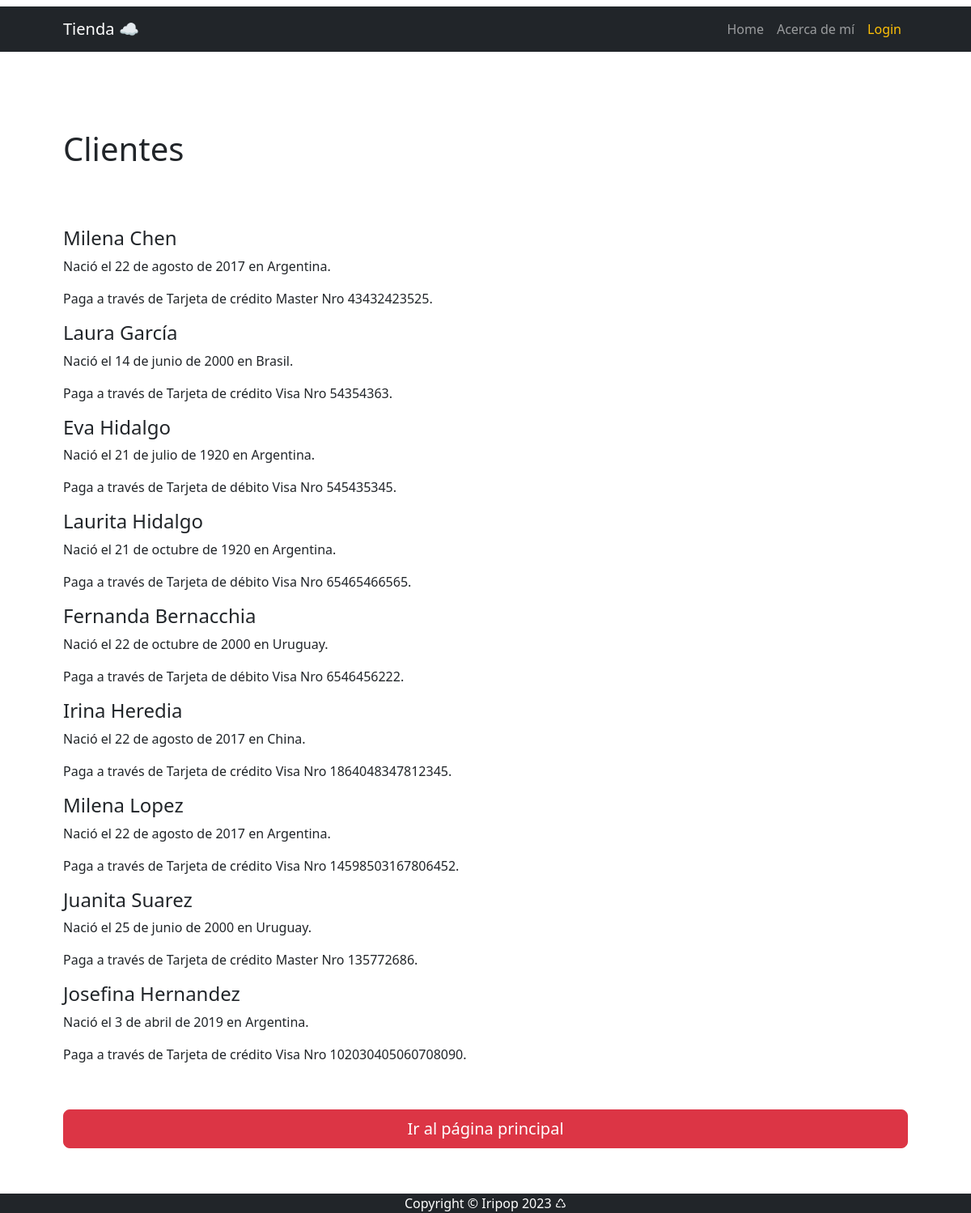
/clientes/, run on the app's committed database.
### apps/CORE/models.py (models this page shows, shortened)
class Cliente(models.Model):
    pais_origen_id=models.ForeignKey(Pais, on_delete=models.SET_NULL, null=True)
    apellido=models.CharField(max_length=50)
    nombre=models.CharField(max_length=50)
    nacimiento= models.DateField(null=True) # opcional
    medio_id=models.ForeignKey(Mediodepago, on_delete=models.SET_NULL, null=True)
    nrotarjeta=models.IntegerField(null=True)

class Pais(models.Model):
    nombre=models.CharField(max_length=50)
    def __str__(self):
        return self.nombre
    class Meta:
        verbose_name_plural = "Países"

class Mediodepago(models.Model):
    medio=models.CharField(max_length=25)
    def __str__(self):
        return self.medio

### apps/CORE/views.py (the view)
# urls.py: path("clientes/", views.clientes, name="clientes"),
def clientes(request):
    clientes_registros = Cliente.objects.all()
    contexto = {"clientes": clientes_registros}
    return render(request, "CORE/clientes.html", contexto)

### apps/CORE/templates/CORE/clientes.html
{% extends 'CORE/index.html' %}
{% block INDEX_TITULO %}
    Clientes
{% endblock INDEX_TITULO %}
{% block INDEX_CONTENIDO %}
    {% for cliente in clientes %}
    <h4>{{ cliente.nombre }} {{ cliente.apellido }}</h4>
    <p>Nació el {{ cliente.nacimiento }} en {{ cliente.pais_origen_id }}.</p>
    <p>Paga a través de {{ cliente.medio_id }} Nro {{ cliente.nrotarjeta }}.</p>
    {% endfor %}
    <br><p>
    {% include 'CORE/index_back.html' %}</p></br>
{% endblock INDEX_CONTENIDO %}

### data on the page
Cliente: nombre "Milena", apellido "Chen", nacimiento "22 de agosto de 2017", pais_origen_id "Argentina", medio_id "Tarjeta de crédito Master", nrotarjeta "43432423525"
Cliente: nombre "Laura", apellido "García", nacimiento "14 de junio de 2000", pais_origen_id "Brasil", medio_id "Tarjeta de crédito Visa", nrotarjeta "54354363"
Cliente: nombre "Eva", apellido "Hidalgo", nacimiento "21 de julio de 1920", pais_origen_id "Argentina", medio_id "Tarjeta de débito Visa", nrotarjeta "545435345"
Cliente: nombre "Laurita", apellido "Hidalgo", nacimiento "21 de octubre de 1920", pais_origen_id "Argentina", medio_id "Tarjeta de débito Visa", nrotarjeta "65465466565"
Cliente: nombre "Fernanda", apellido "Bernacchia", nacimiento "22 de octubre de 2000", pais_origen_id "Uruguay", medio_id "Tarjeta de débito Visa", nrotarjeta "6546456222"
Cliente: nombre "Irina", apellido "Heredia", nacimiento "22 de agosto de 2017", pais_origen_id "China", medio_id "Tarjeta de crédito Visa", nrotarjeta "1864048347812345"
Cliente: nombre "Milena", apellido "Lopez", nacimiento "22 de agosto de 2017", pais_origen_id "Argentina", medio_id "Tarjeta de crédito Visa", nrotarjeta "14598503167806452"
Cliente: nombre "Juanita", apellido "Suarez", nacimiento "25 de junio de 2000", pais_origen_id "Uruguay", medio_id "Tarjeta de crédito Master", nrotarjeta "135772686"
Cliente: nombre "Josefina", apellido "Hernandez", nacimiento "3 de abril de 2019", pais_origen_id "Argentina", medio_id "Tarjeta de crédito Visa", nrotarjeta "102030405060708090"
